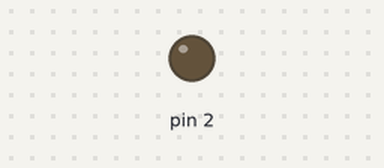
Simulated run of this sketch. Board: Arduino Uno, built with avr-gcc and run on an emulated ATmega328P. Parts: output pins drawn as LEDs (lit = HIGH). What the sketch prints to the serial monitor is not drawn.

Above: at 1.6 s.
Timing chart, 0 to 7.1 s (numbered marks = the images above):
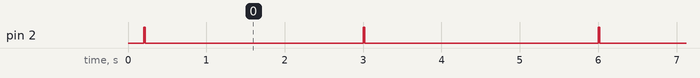

Measured:
- by itself, pin 2: alternates HIGH for 0.02 s and LOW for 3.0 s

The sketch:

hbw_testapp_328pb.ino
```cpp
/*
 * HBW-Test-App (ATmega328PB)  —  App-Seite fuer den HBW-Booter, 328PB-Portierung
 * -----------------------------------------------------------------------------
 * Wie hbw_testapp (328P), aber fuer den ATmega328PB. Normale App-Section (0x0000),
 * spricht das HMW-Wire-Protokoll (Announce, h/v/n, z/Z). Auf 'u' (START_BOOTER):
 * ACK + ECHTER Watchdog-Reset  ->  der Booter (@0x7000) uebernimmt.
 *
 * Zweck: Erst-Test des 328PB-Booters ueber USB-Serial (ohne RS485/CCU) -- exakt der
 * Weg, mit dem der 328P-Booter verifiziert wurde. Python schickt z z u (booter_test.py)
 * bzw. flasht (flash_tool.py); die App muss nur announcen und auf 'u' den WDT-Reset ausloesen.
 *
 * BUILD (arduino-cli, MiniCore) -- 328PB-Variant, ohne Bootloader (eigene Fuses):
 *   arduino-cli compile --fqbn MiniCore:avr:328:variant=modelPB,clock=16MHz_external,bootloader=no_bootloader \
 *       hbw_testapp_328pb
 * Danach mit dem Booter zu einer ISP-Datei mergen:
 *   python merge_hex.py hbw_testapp_328pb.hex hbw_booter_atmega328pb.hex hbw_combined_328pb.hex
 *
 * DE-Pin: der Booter treibt PD2 direkt -- diese App tut das ebenso (Portregister statt
 * Arduino-Pin-Nummer), damit App und Booter am RS485 pinout-unabhaengig denselben
 * Transceiver-DE ansteuern. Beim reinen USB-Test ist DE ohne Funktion (harmlos).
 * Serial = UART0 (PD0/PD1), genau wie im Booter.
 */
#include <avr/wdt.h>
#include <avr/io.h>

// ============================ OPTIONEN ============================
#define BUS_BAUD     19200
#define USE_DE       1            // DE ueber PD2 (wie im Booter); beim USB-Test harmlos
#define OWN_ADDRESS  0x42FFFFFFUL // = Booter-Fallback bei leerem EEPROM -> beide gleich
#define DEVICE_TYPE  0x10         // fuer den reinen Mechanismus-Test egal (Python prueft ihn nicht)
#define HW_VERSION   0x00
#define FW_VERSION   0x0003       // App-Version (>Booter 0x0001, zur Unterscheidung im Announce)
// =================================================================

#define FRAME_START        0xFD
#define FRAME_START_SHORT  0xFE
#define ESCAPE_BYTE        0xFC
#define CRC16_POLY         0x1002
#define RX_BUFSIZE         80

enum { CMD_ANNOUNCE='A', CMD_ZERO_START='z', CMD_ZERO_END='Z',
       CMD_START_BOOTER='u', CMD_GET_FW='v', CMD_GET_HW='h', CMD_GET_SERIAL='n' };

static uint8_t rxSenderNum = 0;

// ----------------------------------------------------------- CRC (aus Sim)
static void crc16Shift(uint8_t b, uint16_t* crc){
  for(uint8_t i=0;i<8;i++){
    uint8_t hi=(*crc & 0x8000)?1:0; *crc<<=1;
    if(b&0x80)*crc|=1; if(hi)*crc^=CRC16_POLY; b<<=1;
  }
}
// DE ueber PD2 direkt -- konsistent mit dem Booter (DDRD/PORTD Bit 2), pinout-unabhaengig.
static void deInit(){
#if USE_DE
  DDRD |= (1<<PD2); PORTD &= ~(1<<PD2);   // Ausgang, Zustand Empfang
#endif
}
static void deTx(uint8_t on){
#if USE_DE
  if(on) PORTD |= (1<<PD2); else PORTD &= ~(1<<PD2);
#else
  (void)on;
#endif
}
static void txEsc(uint8_t b, uint16_t* crc){
  if(crc) crc16Shift(b,crc);
  if(b==FRAME_START||b==FRAME_START_SHORT||b==ESCAPE_BYTE){ Serial.write(ESCAPE_BYTE); Serial.write((uint8_t)(b&0x7F)); }
  else Serial.write(b);
}
static void sendFrame(uint32_t target, uint8_t control, const uint8_t* data, uint8_t len){
  uint8_t hasSender=(control&0x08); uint16_t crc=0xFFFF;
  deTx(1);
  Serial.write(FRAME_START); crc16Shift(FRAME_START,&crc);
  txEsc((target>>24)&0xFF,&crc); txEsc((target>>16)&0xFF,&crc);
  txEsc((target>>8)&0xFF,&crc);  txEsc(target&0xFF,&crc);
  txEsc(control,&crc);
  if(hasSender){
    txEsc((OWN_ADDRESS>>24)&0xFF,&crc); txEsc((OWN_ADDRESS>>16)&0xFF,&crc);
    txEsc((OWN_ADDRESS>>8)&0xFF,&crc);  txEsc(OWN_ADDRESS&0xFF,&crc);
  }
  txEsc(len+2,&crc);
  for(uint8_t i=0;i<len;i++) txEsc(data[i],&crc);
  crc16Shift(0,&crc); crc16Shift(0,&crc);
  txEsc((crc>>8)&0xFF,0); txEsc(crc&0xFF,0);
  Serial.flush(); deTx(0);
}
static void sendAck(uint32_t to){ sendFrame(to, 0x19|(uint8_t)(rxSenderNum<<5), 0,0); }
static void sendInfo(uint32_t to,const uint8_t* d,uint8_t len){ sendFrame(to, 0x98|(uint8_t)(rxSenderNum<<5), d,len); }
static void makeSerial(uint32_t a,uint8_t* b){ b[0]='H';b[1]='B';b[2]='W'; for(int8_t p=9;p>2;p--){b[p]='0'+(a%10); if(a)a/=10;} }
static void sendAnnounce(){
  uint8_t d[16]={CMD_ANNOUNCE,0,DEVICE_TYPE,HW_VERSION,(FW_VERSION>>8)&0xFF,FW_VERSION&0xFF};
  makeSerial(OWN_ADDRESS,&d[6]); sendFrame(0xFFFFFFFFUL,0xF8,d,16);
}

// ----------------------------------------------------------- RX (aus Sim)
static uint8_t rxb[RX_BUFSIZE], rxIdx=0, rxHeaderLen=0, rxHasSender=0, inFrame=0, pendingEsc=0;
static int16_t rxTotal=-1; static uint16_t rxCrc=0xFFFF;
static void rxReset(){ inFrame=0;pendingEsc=0;rxIdx=0;rxTotal=-1;rxHeaderLen=0; }
static uint8_t pollFrame(uint32_t* target,uint8_t* control,uint32_t* sender,uint8_t** data,uint8_t* dlen){
  while(Serial.available()){
    uint8_t b=Serial.read();
    if(b==FRAME_START||b==FRAME_START_SHORT){ inFrame=1;pendingEsc=0;rxIdx=0;rxTotal=-1;rxHeaderLen=0;rxCrc=0xFFFF;crc16Shift(b,&rxCrc);continue; }
    if(!inFrame) continue;
    if(b==ESCAPE_BYTE){ pendingEsc=1;continue; }
    if(pendingEsc){ b|=0x80;pendingEsc=0; }
    crc16Shift(b,&rxCrc); if(rxIdx<RX_BUFSIZE) rxb[rxIdx]=b;
    if(rxIdx==4){ uint8_t c=b,isInfo=((c&1)==0),isAck=((c&7)==1); rxHasSender=(isInfo||isAck)?(c&8):0; rxHeaderLen=rxHasSender?10:6; }
    if(rxHeaderLen && rxIdx==(rxHeaderLen-1)) rxTotal=rxHeaderLen+b;
    rxIdx++;
    if(rxTotal>0 && rxIdx==rxTotal){
      if(rxCrc!=0){ rxReset(); return 0; }
      *target=((uint32_t)rxb[0]<<24)|((uint32_t)rxb[1]<<16)|((uint32_t)rxb[2]<<8)|rxb[3];
      *control=rxb[4];
      *sender=rxHasSender?(((uint32_t)rxb[5]<<24)|((uint32_t)rxb[6]<<16)|((uint32_t)rxb[7]<<8)|rxb[8]):0;
      uint8_t wl=rxb[rxHeaderLen-1]; *dlen=(wl>=2)?wl-2:0; *data=&rxb[rxHeaderLen];
      rxReset(); return 1;
    }
    if(rxIdx>=RX_BUFSIZE) rxReset();
  }
  return 0;
}

// ----------------------------------------------------------- Logik
static uint8_t zCount=0, zeroComm=0;
static void handleFrame(uint32_t target,uint8_t control,uint32_t sender,uint8_t* data,uint8_t dlen){
  rxSenderNum=(control>>1)&0x03;
  uint8_t broadcast=(target==0xFFFFFFFFUL);
  if(!broadcast && target!=OWN_ADDRESS) return;
  if(dlen==0) return;
  uint8_t cmd=data[0];
  if(cmd==CMD_ZERO_START){ if(zCount>=1) zeroComm=1; else zCount++; return; }
  if(cmd==CMD_ZERO_END){ zeroComm=0; zCount=0; return; }
  if(zeroComm && cmd!=CMD_START_BOOTER) return;

  switch(cmd){
    case CMD_START_BOOTER:            // 'u' -> ACK, dann ECHTER Watchdog-Reset
      sendAck(sender);
      Serial.flush();                 // ACK vollstaendig raus, BEVOR wir resetten
      wdt_enable(WDTO_15MS);          // Watchdog-Reset in 15 ms -> Booter uebernimmt (sieht WDRF)
      for(;;){}                       // auf Reset warten
    case CMD_GET_FW:{ uint8_t r[3]={cmd,(FW_VERSION>>8)&0xFF,FW_VERSION&0xFF}; sendInfo(sender,r,3); break; }
    case CMD_GET_HW:{ uint8_t r[2]={cmd,HW_VERSION}; sendInfo(sender,r,2); break; }
    case CMD_GET_SERIAL:{ uint8_t r[11]; r[0]=cmd; makeSerial(OWN_ADDRESS,&r[1]); sendInfo(sender,r,11); break; }
    case CMD_ANNOUNCE: sendAnnounce(); break;
    default: break;                   // App ignoriert Booter-Kmds (p/w/r/g)
  }
}

static uint32_t lastAnnounce=0;
void setup(){
  wdt_disable();                      // falls wir per WDRF hier ankaemen: Watchdog aus
  deInit();
  Serial.begin(BUS_BAUD, SERIAL_8E1);
  delay(200);
  sendAnnounce();
}
void loop(){
  uint32_t target,sender; uint8_t control,*data,dlen;
  if(pollFrame(&target,&control,&sender,&data,&dlen)) handleFrame(target,control,sender,data,dlen);
  if(millis()-lastAnnounce>3000){ lastAnnounce=millis(); sendAnnounce(); }
}
```
